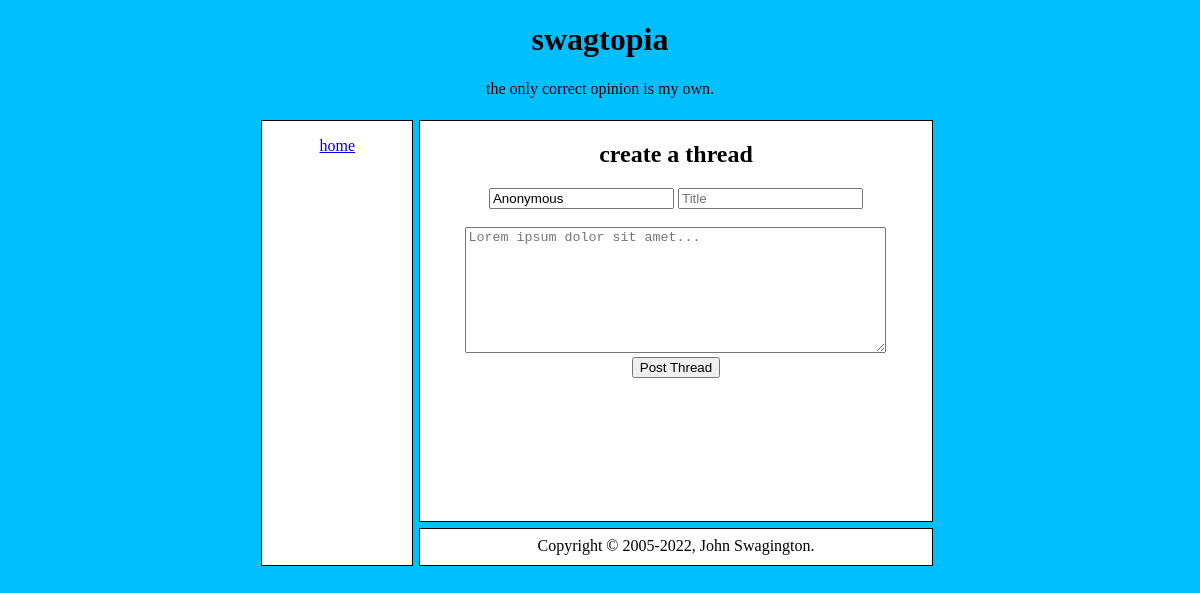
Before: / with the older database file.
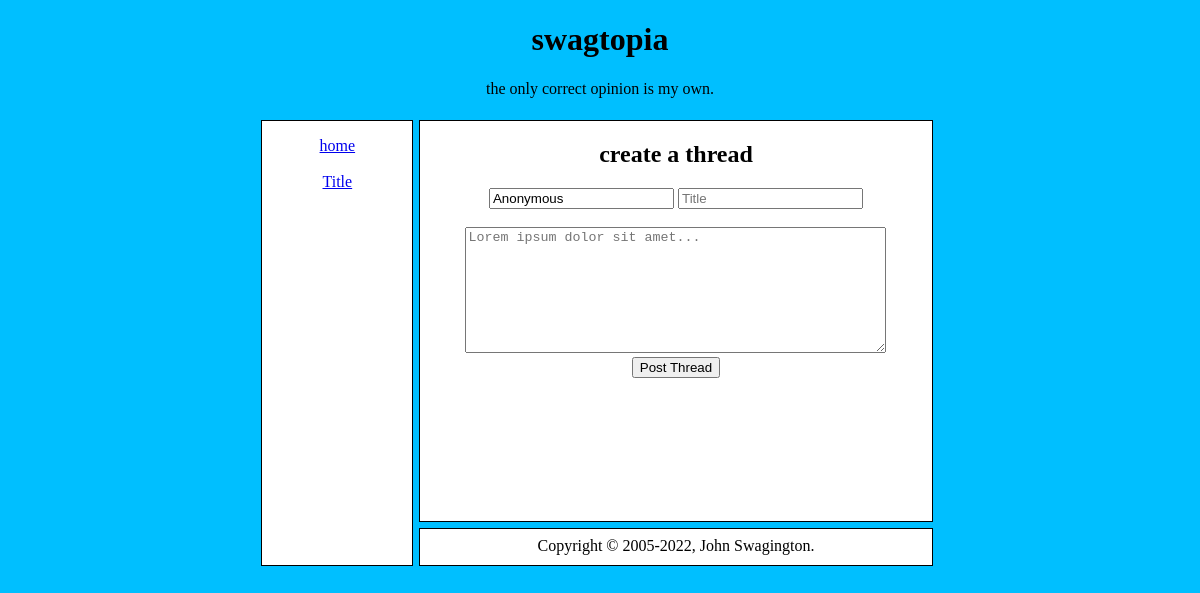
After: the same page with the newer database file.
### tables this page shows
CREATE TABLE "threads" (
	"id"	INTEGER,
	"time"	INTEGER,
	"author"	TEXT,
	"title"	TEXT,
	"message"	TEXT,
	PRIMARY KEY("id" AUTOINCREMENT)
);

### index.php (the view, shortened to what this page needs)
<!DOCTYPE html>
<html>
<head>
	<link rel="stylesheet" href="style.css">
</head>
<body>
	<div class="title">
		<h1>swagtopia</h1>
		<p>the only correct opinion is my own.</p>
	</div>
	<div class="menu">
		<p><a href="index.php">home</a></p>
		<ul class="posts">
            <?php
            $db = new SQLite3('threads.db');
            $res = $db->query('SELECT * FROM threads');
            while ($row = $res->fetchArray(SQLITE3_ASSOC)) {
                echo '<li><a href="threads.php?id=' . $row['id'] . '">' . $row['title'] . '</a></li>';
            }
            ?>
		</ul>
	</div>
	<div class="main">
        <form action="post.php" method="post">
            <h2>create a thread</h2>
            <input type="text" name="author" value="Anonymous">
            <input type="text" name="title" placeholder="Title" minlength="3" maxlength="24" required><br><br>
            <textarea cols="50" rows="8" placeholder="Lorem ipsum dolor sit amet..." name="message" minlength="32" required></textarea><br>
            <input type="submit" value="Post Thread">
        </form>
	</div>
	<div class="footer">
		Copyright &copy; 2005-2022, John Swagington.
	</div>
</body>
</html>

### style.css (style rules this page uses)
body { text-align: center; background-color: deepskyblue; display: grid; grid-template-areas: 'a a a' 'b c z' 'b d z'; grid-template: auto; gap: 6px; margin: auto; max-width: 800px; }
.title { grid-area: a; }
.footer { background-color: white; border: 1px solid black; grid-area: d; padding-block: 8px; height: 20px; }
.main { background-color: white; border: 1px solid black; grid-area: c; align-self: center; min-height: 400px; min-width: 450px; }
.menu { background-color: white; border: 1px solid black; grid-area: b; min-width: 150px; min-height: 400px; margin-left: auto; }
.posts { list-style: none; padding: 2px; margin: 8px; }

Changed rows visible on the page:
added threads: title "Title"
